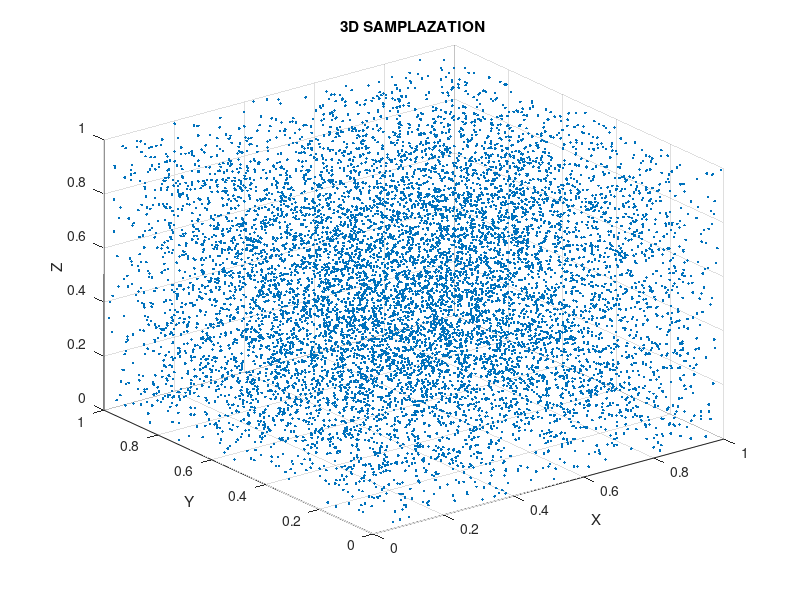

Write MATLAB code to recreate this figure.
k = 1.5; 
num_samples = 10000;
samples = zeros(num_samples, 3);

for i = 1:10000
    z = rand();
    y = rand(); 
    x = rand(); 
    samples(i, :) = [x, y, z];
end

scatter3(samples(:,1), samples(:,2), samples(:,3), '.');
xlabel('X'); ylabel('Y'); zlabel('Z');
title('3D SAMPLAZATION');
